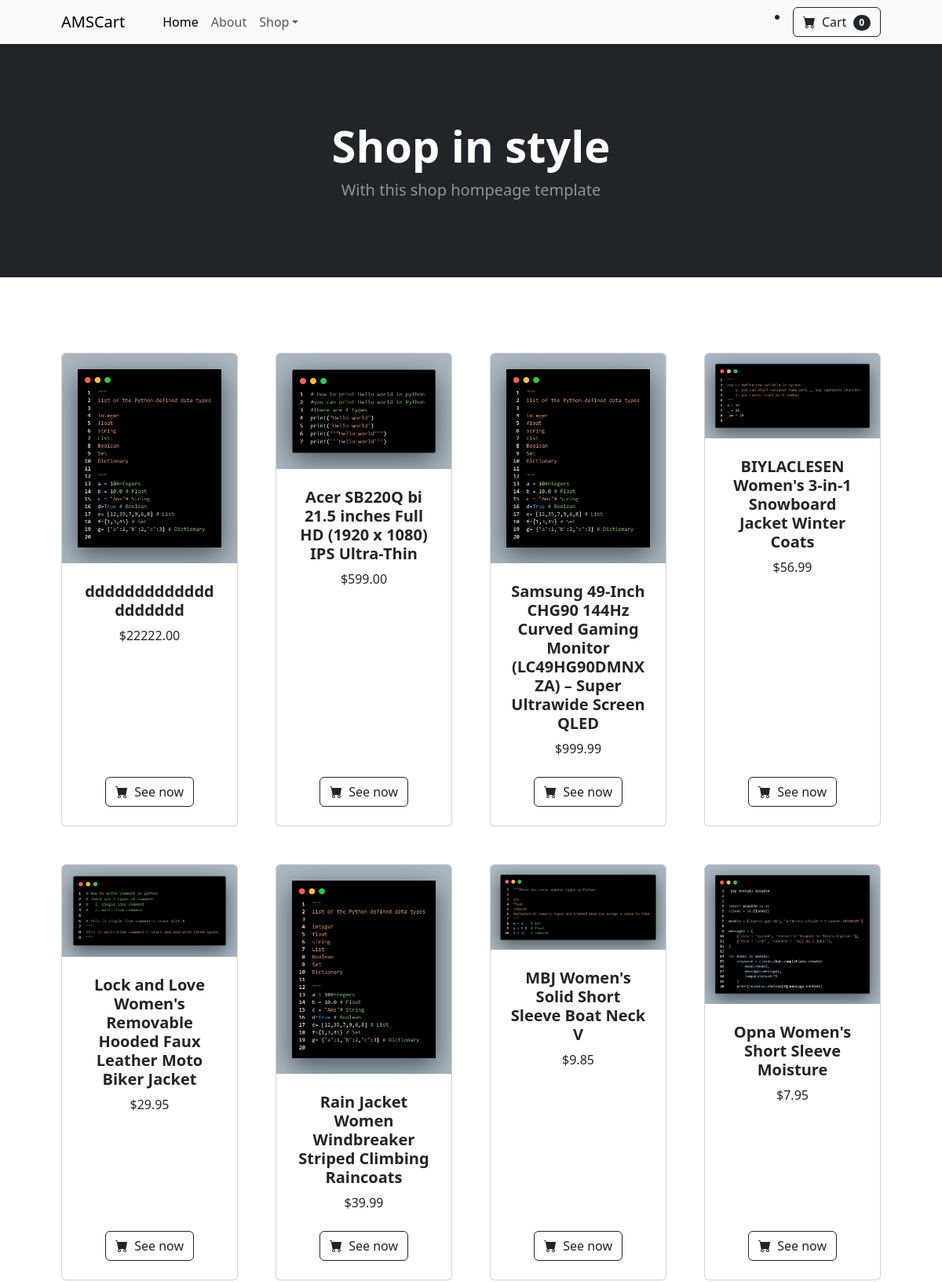
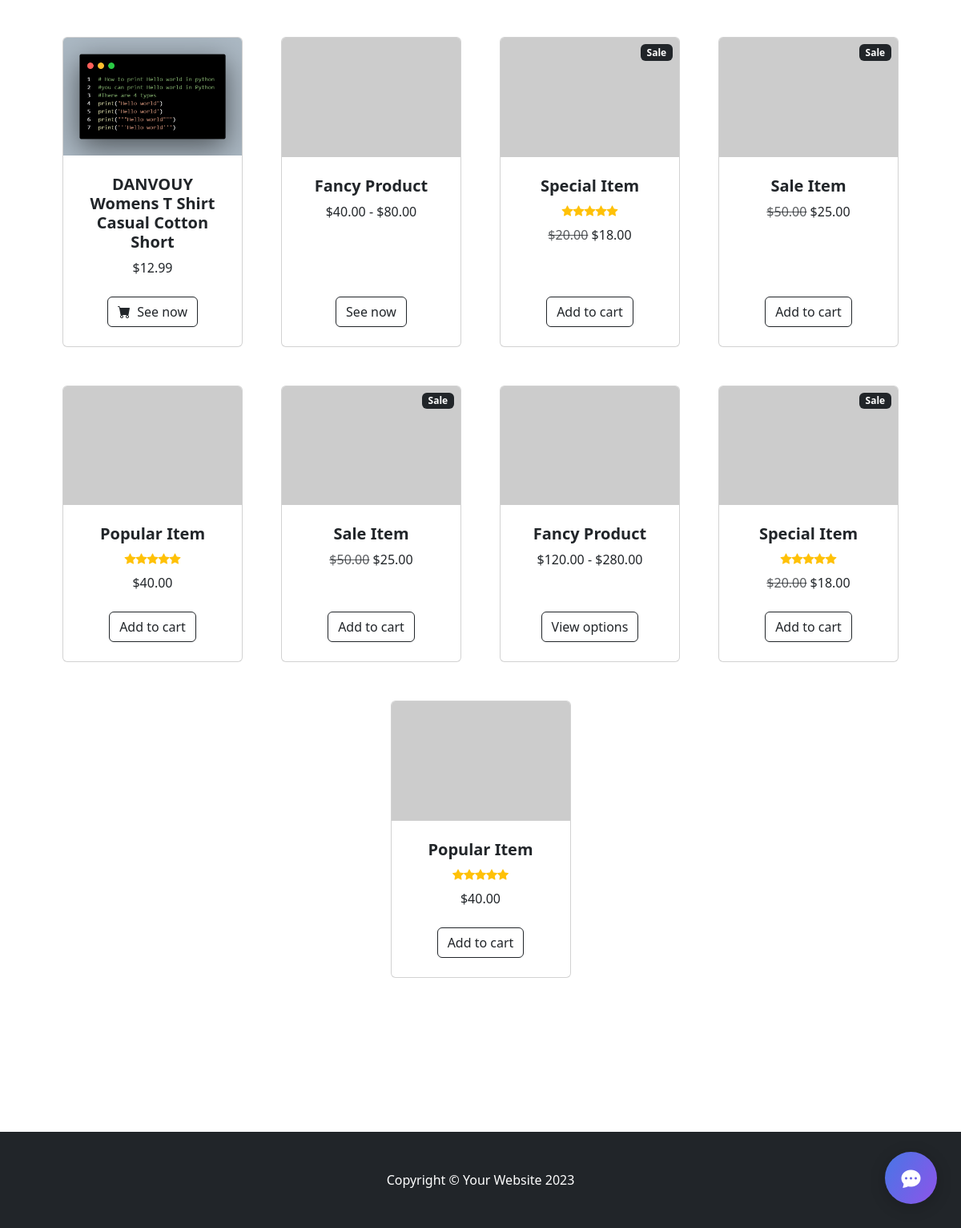
The page / on the database its author committed (2 pictures, top to bottom).
### store/models.py (models this page shows, shortened)
class Products(models.Model):
    slug =models.SlugField(max_length=100,default=uuid.uuid4(),db_index=True,editable=False)
    category = models.ForeignKey(Category,on_delete=models.CASCADE)
    title= models.CharField(max_length=300)
    subtitle = models.TextField()
    description= models.TextField()
    image= models.ImageField(upload_to="products",blank=True,null=True)
    price= models.DecimalField(decimal_places=2,max_digits=12)
    sale_price= models.DecimalField(decimal_places=2,max_digits=12,blank=True,null=True)
    stock= models.IntegerField(default=100)
    status= models.CharField(max_length=40,choices=STATUS)
    publish_date= models.DateTimeField(auto_now=True,editable=False)
    update_date = models.DateTimeField(auto_now=True)
    class Meta:
         verbose_name= "Products"

### store/views.py (the view)
# urls.py: 2. Add a URL to urlpatterns:  path('', views.home, name='home')
def home(request):
    products= Products.objects.filter(status="published")
    context={
        "products":products
    }
    return render(request,"store/index.html",context)

### store/templates/store/index.html
{% extends "store/base.html" %}
{% block content %}
        <header class="bg-dark py-5">
            <div class="container px-4 px-lg-5 my-5">
                <div class="text-center text-white">
                    <h1 class="display-4 fw-bolder">Shop in style</h1>
                    <p class="lead fw-normal text-white-50 mb-0">With this shop hompeage template</p>
                </div>
            </div>
        </header>
        <section class="py-5">
            <div class="container px-4 px-lg-5 mt-5">
                <div class="row gx-4 gx-lg-5 row-cols-2 row-cols-md-3 row-cols-xl-4 justify-content-center">
                    {% for product in  products %}
                    <div class="col mb-5">
                        <div class="card h-100">
                            <img class="card-img-top" src="{{product.image.url}}" alt="..." />
                            <div class="card-body p-4">
                                <div class="text-center">
                                    <h5 class="fw-bolder">{{product.title}}</h5>
                                     {% if product.sale_price is not None %}
                                     <span class="text-muted text-decoration-line-through">${{product.sale_price}}</span>
                                     ${{product.price}}
                                     {% else %}
                                     ${{product.price}}
                                     {% endif %}
                                </div>
                            </div>
                            <div class="card-footer p-4 pt-0 border-top-0 bg-transparent">
                                <div class="text-center"><a class="btn btn-outline-dark mt-auto fa-beat" href="{% url "product" product.title product.id %}"><i class="bi-cart-fill me-1"></i>
                                    See now</a></div>
                            </div>
                        </div>
                    </div>
                    {% endfor %}
                    <div class="col mb-5">
                        <div class="card h-100">
                            <img class="card-img-top" src="https://dummyimage.com/450x300/dee2e6/6c757d.jpg" alt="..." />
                            <div class="card-body p-4">
                                <div class="text-center">
                                    <h5 class="fw-bolder">Fancy Product</h5>
                                    $40.00 - $80.00
                                </div>
                            </div>
                            <div class="card-footer p-4 pt-0 border-top-0 bg-transparent">
                                <div class="text-center"><a class="btn btn-outline-dark mt-auto fa-beat" >See now</a></div>
                            </div>
                        </div>
                    </div>
                    <div class="col mb-5">
                        <div class="card h-100">
                            <div class="badge bg-dark text-white position-absolute" style="top: 0.5rem; right: 0.5rem">Sale</div>
                            <img class="card-img-top" src="https://dummyimage.com/450x300/dee2e6/6c757d.jpg" alt="..." />
                            <div class="card-body p-4">
                                <div class="text-center">
                                    <h5 class="fw-bolder">Special Item</h5>
                                    <div class="d-flex justify-content-center small text-warning mb-2">
                                        <div class="bi-star-fill"></div>
                                        <div class="bi-star-fill"></div>
                                        <div class="bi-star-fill"></div>
                                        <div class="bi-star-fill"></div>
                                        <div class="bi-star-fill"></div>
                                    </div>
                                    <span class="text-muted text-decoration-line-through">$20.00</span>
                                    $18.00
                                </div>
                            </div>
                            <div class="card-footer p-4 pt-0 border-top-0 bg-transparent">
                                <div class="text-center"><a class="btn btn-outline-dark mt-auto" href="#">Add to cart</a></div>
                            </div>
                        </div>
                    </div>
                    <div class="col mb-5">
                        <div class="card h-100">
                            <div class="badge bg-dark text-white position-absolute" style="top: 0.5rem; right: 0.5rem">Sale</div>
                            <img class="card-img-top" src="https://dummyimage.com/450x300/dee2e6/6c757d.jpg" alt="..." />
                            <div class="card-body p-4">
                                <div class="text-center">
                                    <h5 class="fw-bolder">Sale Item</h5>
                                    <span class="text-muted text-decoration-line-through">$50.00</span>
                                    $25.00
                                </div>
                            </div>
                            <div class="card-footer p-4 pt-0 border-top-0 bg-transparent">
                                <div class="text-center"><a class="btn btn-outline-dark mt-auto" href="#">Add to cart</a></div>
                            </div>
                        </div>
                    </div>
                    <div class="col mb-5">
                        <div class="card h-100">
                            <img class="card-img-top" src="https://dummyimage.com/450x300/dee2e6/6c757d.jpg" alt="..." />
                            <div class="card-body p-4">
                                <div class="text-center">
                                    <h5 class="fw-bolder">Popular Item</h5>
                                    <div class="d-flex justify-content-center small text-warning mb-2">
                                        <div class="bi-star-fill"></div>
                                        <div class="bi-star-fill"></div>
                                        <div class="bi-star-fill"></div>
                                        <div class="bi-star-fill"></div>
                                        <div class="bi-star-fill"></div>
                                    </div>
                                    $40.00
                                </div>
                            </div>
                            <div class="card-footer p-4 pt-0 border-top-0 bg-transparent">
                                <div class="text-center"><a class="btn btn-outline-dark mt-auto" href="#">Add to cart</a></div>
                            </div>
                        </div>
                    </div>
                    <div class="col mb-5">
                        <div class="card h-100">
                            <div class="badge bg-dark text-white position-absolute" style="top: 0.5rem; right: 0.5rem">Sale</div>
                            <img class="card-img-top" src="https://dummyimage.com/450x300/dee2e6/6c757d.jpg" alt="..." />
                            <div class="card-body p-4">
                                <div class="text-center">
                                    <h5 class="fw-bolder">Sale Item</h5>
                                    <span class="text-muted text-decoration-line-through">$50.00</span>
                                    $25.00
                                </div>
                            </div>
                            <div class="card-footer p-4 pt-0 border-top-0 bg-transparent">
                                <div class="text-center"><a class="btn btn-outline-dark mt-auto" href="#">Add to cart</a></div>
                            </div>
                        </div>
                    </div>
                    <div class="col mb-5">
                        <div class="card h-100">
                            <img class="card-img-top" src="https://dummyimage.com/450x300/dee2e6/6c757d.jpg" alt="..." />
                            <div class="card-body p-4">
                                <div class="text-center">
                                    <h5 class="fw-bolder">Fancy Product</h5>
                                    $120.00 - $280.00
                                </div>
                            </div>
                            <div class="card-footer p-4 pt-0 border-top-0 bg-transparent">
                                <div class="text-center"><a class="btn btn-outline-dark mt-auto" href="#">View options</a></div>
                            </div>
                        </div>
                    </div>
                    <div class="col mb-5">
                        <div class="card h-100">
                            <div class="badge bg-dark text-white position-absolute" style="top: 0.5rem; right: 0.5rem">Sale</div>
                            <img class="card-img-top" src="https://dummyimage.com/450x300/dee2e6/6c757d.jpg" alt="..." />
                            <div class="card-body p-4">
                                <div class="text-center">
                                    <h5 class="fw-bolder">Special Item</h5>
                                    <div class="d-flex justify-content-center small text-warning mb-2">
                                        <div class="bi-star-fill"></div>
                                        <div class="bi-star-fill"></div>
                                        <div class="bi-star-fill"></div>
                                        <div class="bi-star-fill"></div>
                                        <div class="bi-star-fill"></div>
                                    </div>
                                    <span class="text-muted text-decoration-line-through">$20.00</span>
                                    $18.00
                                </div>
                            </div>
                            <div class="card-footer p-4 pt-0 border-top-0 bg-transparent">
                                <div class="text-center"><a class="btn btn-outline-dark mt-auto" href="#">Add to cart</a></div>
                            </div>
                        </div>
                    </div>
                    <div class="col mb-5">
                        <div class="card h-100">
                            <img class="card-img-top" src="https://dummyimage.com/450x300/dee2e6/6c757d.jpg" alt="..." />
                            <div class="card-body p-4">
                                <div class="text-center">
                                    <h5 class="fw-bolder">Popular Item</h5>
                                    <div class="d-flex justify-content-center small text-warning mb-2">
                                        <div class="bi-star-fill"></div>
                                        <div class="bi-star-fill"></div>
                                        <div class="bi-star-fill"></div>
                                        <div class="bi-star-fill"></div>
                                        <div class="bi-star-fill"></div>
                                    </div>
                                    $40.00
                                </div>
                            </div>
                            <div class="card-footer p-4 pt-0 border-top-0 bg-transparent">
                                <div class="text-center"><a class="btn btn-outline-dark mt-auto" href="#">Add to cart</a></div>
                            </div>
                        </div>
                    </div>
                </div>
            </div>
        </section>
        {% endblock content %}

### rows shown on the page
Products: image (picture), title "dddddddddddddddddddd", price "22222.00"
Products: image (picture), title "Acer SB220Q bi 21.5 inches Full HD (1920 x 1080) IPS Ultra-Thin", price "599.00"
Products: image (picture), title "Samsung 49-Inch CHG90 144Hz Curved Gaming Monitor (LC49HG90DMNXZA) – Super Ultrawide Screen QLED", price "999.99"
Products: image (picture), title "BIYLACLESEN Women's 3-in-1 Snowboard Jacket Winter Coats", price "56.99"
Products: image (picture), title "Lock and Love Women's Removable Hooded Faux Leather Moto Biker Jacket", price "29.95"
Products: image (picture), title "Rain Jacket Women Windbreaker Striped Climbing Raincoats", price "39.99"
Products: image (picture), title "MBJ Women's Solid Short Sleeve Boat Neck V", price "9.85"
Products: image (picture), title "Opna Women's Short Sleeve Moisture", price "7.95"
Products: image (picture), title "DANVOUY Womens T Shirt Casual Cotton Short", price "12.99"
